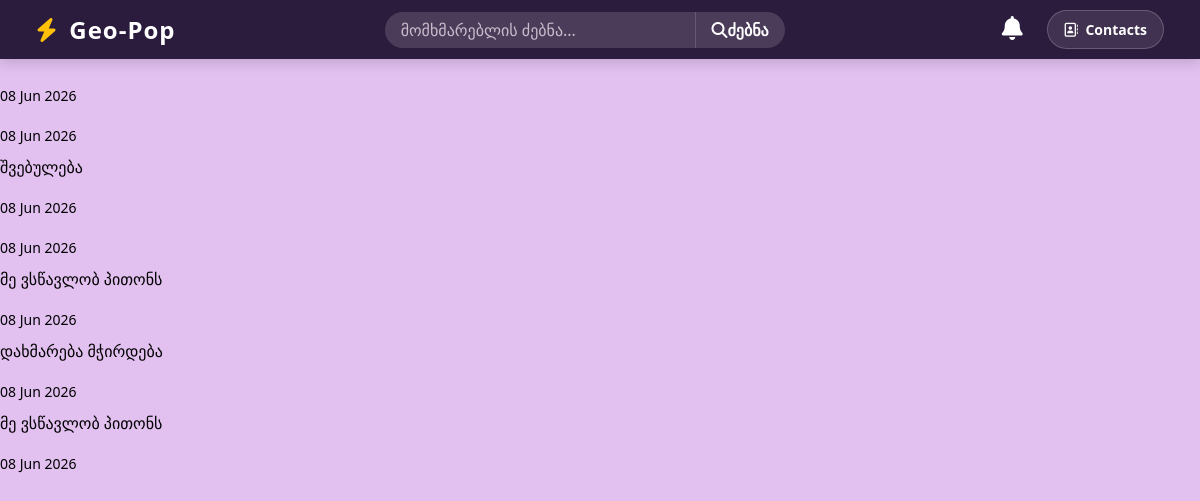
/posts/, run on the app's committed database.
### Social_media/models.py (models this page shows, shortened)
class Post(models.Model):
    author = models.ForeignKey(User, on_delete=models.CASCADE, related_name='posts')
    content = models.TextField(blank=True)
    image = models.ImageField(upload_to='post_/', blank=True, null=True)
    tags = models.ManyToManyField(Tag, blank=True)
    published = models.BooleanField(default=True)
    created_at = models.DateTimeField(auto_now_add=True)
    updated_at = models.DateTimeField(auto_now=True)
    likes = models.ManyToManyField(User, related_name='liked_posts', blank=True)
    shared_from = models.ForeignKey('self', on_delete=models.CASCADE, null=True, blank=True, related_name='shares')
    class Meta:
        ordering = ['-created_at']

### Social_media/views.py (the view)
# urls.py: path('posts/', post_list, name='post_list'),
def post_list(request):
    posts = Post.objects.filter(published=True).select_related('author', 'author__profile', 'shared_from__author', 'shared_from__author__profile').prefetch_related('likes', 'comments__author').order_by('-created_at')
    return render(request, 'post_list.html', {'posts': posts})

### Social_media/views.py (called while the page is built, shortened)
def notifications_context(request):
    return {'notifications': [], 'unread_count': 0}

### Social_media/templates/post_list.html (shortened to what this page needs)
{% extends 'base.html' %}
{% block content %}
<!DOCTYPE html>
<html>
<head>
</head>
<body>
    {% for post in posts %}
      <div class="post">
        <p>{{ post.content }}</p>
        <small>{{ post.created_at|date:"d M Y" }}</small>
      </div>
    {% empty %}
      <p>პოსტები არ არის.</p>
    {% endfor %}
</body>
</html>
{% endblock content %}

### Social_media/templates/base.html (style rules this page uses)
body { background-color: rgb(226, 192, 240); color: rgb(0, 0, 0); }

### data on the page
Post: created_at "08 Jun 2026"
Post: created_at "08 Jun 2026"
Post: content "შვებულება", created_at "08 Jun 2026"
Post: created_at "08 Jun 2026"
Post: content "მე ვსწავლობ პითონს", created_at "08 Jun 2026"
Post: content "დახმარება მჭირდება", created_at "08 Jun 2026"
Post: content "მე ვსწავლობ პითონს", created_at "08 Jun 2026"
